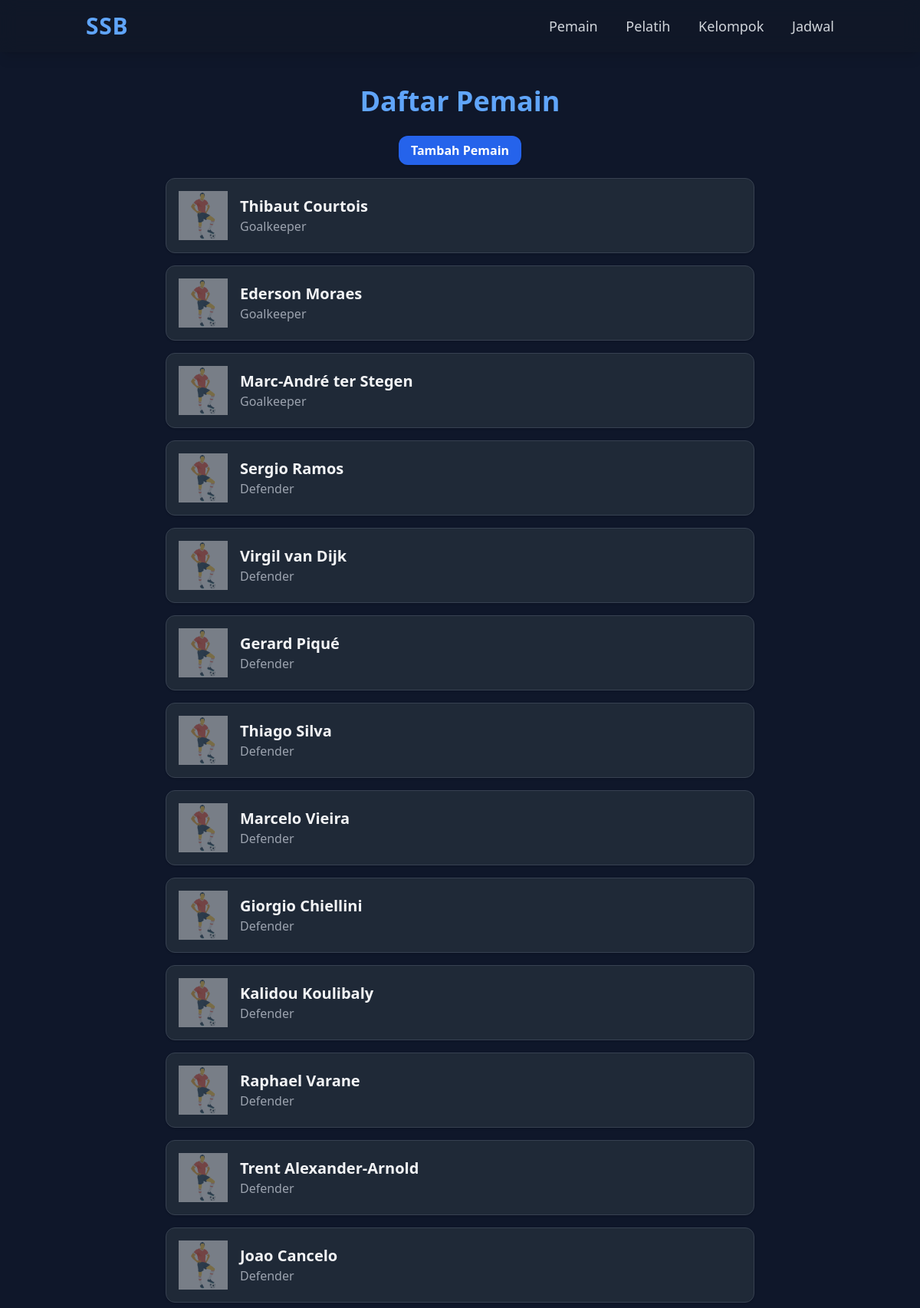
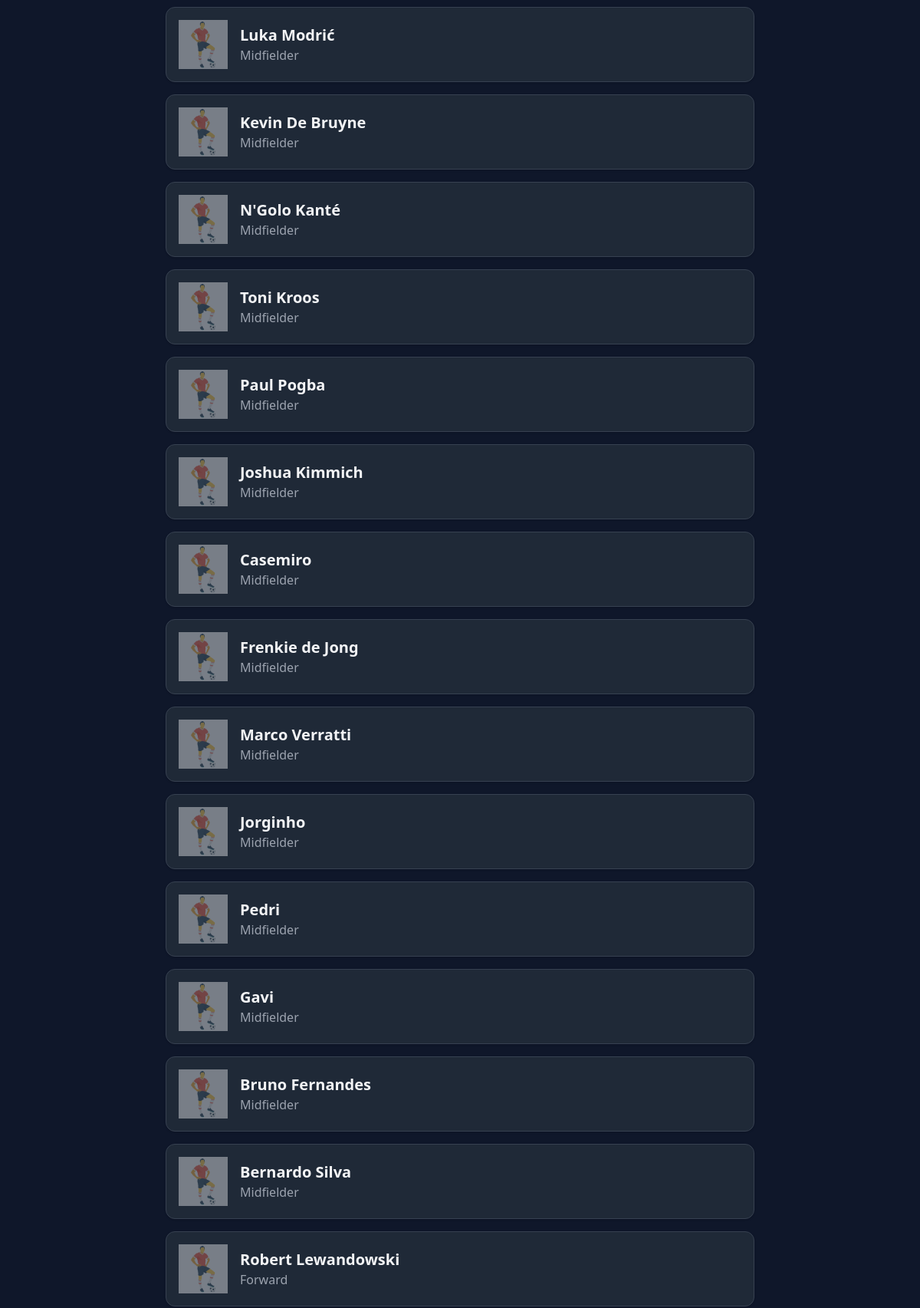
Screenshot of /players/ (upper part) with the database file from the repository (2 pictures, top to bottom).
### academy/models.py (models this page shows, shortened)
class Player(models.Model):
    STATUS_PENDING = 'pending'
    STATUS_APPROVED = 'approved'
    STATUS_REJECTED = 'rejected'
    STATUS_CHOICES = [
        (STATUS_PENDING, 'Pending'),
        (STATUS_APPROVED, 'Approved'),
        (STATUS_REJECTED, 'Rejected'),
    ]
    user = models.OneToOneField(User, on_delete=models.CASCADE, related_name='player')
    name = models.CharField(max_length=100, blank=True, null=True)
    age = models.IntegerField(blank=True, null=True)
    position = models.CharField(max_length=50, blank=True, null=True)
    photo = models.ImageField(upload_to='players/', blank=True, null=True)
    group = models.ForeignKey(Group, on_delete=models.SET_NULL, null=True, blank=True)
    status = models.CharField(max_length=10, choices=STATUS_CHOICES, default=STATUS_PENDING)
    registered_at = models.DateTimeField(auto_now_add=True)
    approved_at = models.DateTimeField(null=True, blank=True)
    approved_by = models.ForeignKey(User, null=True, blank=True, on_delete=models.SET_NULL, related_name='approved_players')

### academy/views.py (the view)
# urls.py: path('players/', views.player_list, name='player_list'),
def player_list(request):
    players = Player.objects.all()
    return render(request, 'academy/player_list.html', {'players': players})

### academy/templates/academy/player_list.html (shortened to what this page needs)
{% extends "academy/base.html" %}
{% load static %}
{% block content %}
<h1 class="text-4xl font-bold text-blue-400 mb-8 text-center">Daftar Pemain</h1>
<div class="text-center mb-6">
    <a href="/players/add/"
       class="bg-blue-600 hover:bg-blue-500 text-white font-semibold py-2 px-4 rounded-xl shadow">
        Tambah Pemain
    </a>
</div>
<div class="space-y-4 max-w-3xl mx-auto">
    {% for p in players %}
    <a href="/players/{{ p.id }}/"
       class="block bg-gray-800 hover:bg-gray-700 rounded-xl border border-gray-700 p-4 transition shadow">
        <div class="flex items-center space-x-4">
            {% if p.photo %}
            <img src="{{ p.photo.url }}" class="w-16 h-16 rounded-lg object-cover">
            {% else %}
            <img src="{% static 'academy/img/player.png' %}" class="w-16 h-16 opacity-40">
            {% endif %}
            <div>
                <h3 class="text-xl font-bold text-gray-100">{{ p.name }}</h3>
                <p class="text-gray-400">{{ p.position }}</p>
            </div>
        </div>
    </a>
    {% endfor %}
</div>
{% endblock %}

### academy/templates/academy/base.html (style rules this page uses)
body { background: #0f172a; }

### rows the page displays
Player: name "Thibaut Courtois", position "Goalkeeper"
Player: name "Ederson Moraes", position "Goalkeeper"
Player: name "Marc-André ter Stegen", position "Goalkeeper"
Player: name "Sergio Ramos", position "Defender"
Player: name "Virgil van Dijk", position "Defender"
Player: name "Gerard Piqué", position "Defender"
Player: name "Thiago Silva", position "Defender"
Player: name "Marcelo Vieira", position "Defender"
Player: name "Giorgio Chiellini", position "Defender"
Player: name "Kalidou Koulibaly", position "Defender"
Player: name "Raphael Varane", position "Defender"
Player: name "Trent Alexander-Arnold", position "Defender"
Player: name "Joao Cancelo", position "Defender"
Player: name "Luka Modrić", position "Midfielder"
Player: name "Kevin De Bruyne", position "Midfielder"
Player: name "N'Golo Kanté", position "Midfielder"
Player: name "Toni Kroos", position "Midfielder"
Player: name "Paul Pogba", position "Midfielder"
Player: name "Joshua Kimmich", position "Midfielder"
Player: name "Casemiro", position "Midfielder"
Player: name "Frenkie de Jong", position "Midfielder"
Player: name "Marco Verratti", position "Midfielder"
Player: name "Jorginho", position "Midfielder"
Player: name "Pedri", position "Midfielder"
Player: name "Gavi", position "Midfielder"
Player: name "Bruno Fernandes", position "Midfielder"
Player: name "Bernardo Silva", position "Midfielder"
Player: name "Robert Lewandowski", position "Forward"
